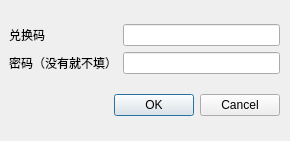
<?xml version="1.0" encoding="UTF-8"?>
<ui version="4.0">
 <class>duihuan</class>
 <widget class="QWidget" name="duihuan">
  <property name="geometry">
   <rect>
    <x>0</x>
    <y>0</y>
    <width>290</width>
    <height>141</height>
   </rect>
  </property>
  <property name="windowTitle">
   <string>Form</string>
  </property>
  <property name="autoFillBackground">
   <bool>false</bool>
  </property>
  <widget class="QWidget" name="gridLayoutWidget_2">
   <property name="geometry">
    <rect>
     <x>9</x>
     <y>10</y>
     <width>271</width>
     <height>121</height>
    </rect>
   </property>
   <layout class="QGridLayout" name="gridLayout_2">
    <item row="2" column="0">
     <widget class="QDialogButtonBox" name="buttonBox">
      <property name="standardButtons">
       <set>QDialogButtonBox::Cancel|QDialogButtonBox::Ok</set>
      </property>
     </widget>
    </item>
    <item row="1" column="0">
     <layout class="QGridLayout" name="gridLayout">
      <item row="1" column="0">
       <widget class="QLabel" name="label">
        <property name="text">
         <string>兑换码</string>
        </property>
       </widget>
      </item>
      <item row="1" column="1">
       <widget class="QLineEdit" name="lineEdit"/>
      </item>
      <item row="2" column="1">
       <widget class="QLineEdit" name="lineEdit_2"/>
      </item>
      <item row="2" column="0">
       <widget class="QLabel" name="label_2">
        <property name="text">
         <string>密码（没有就不填）</string>
        </property>
       </widget>
      </item>
     </layout>
    </item>
   </layout>
  </widget>
 </widget>
 <resources/>
 <connections/>
</ui>
